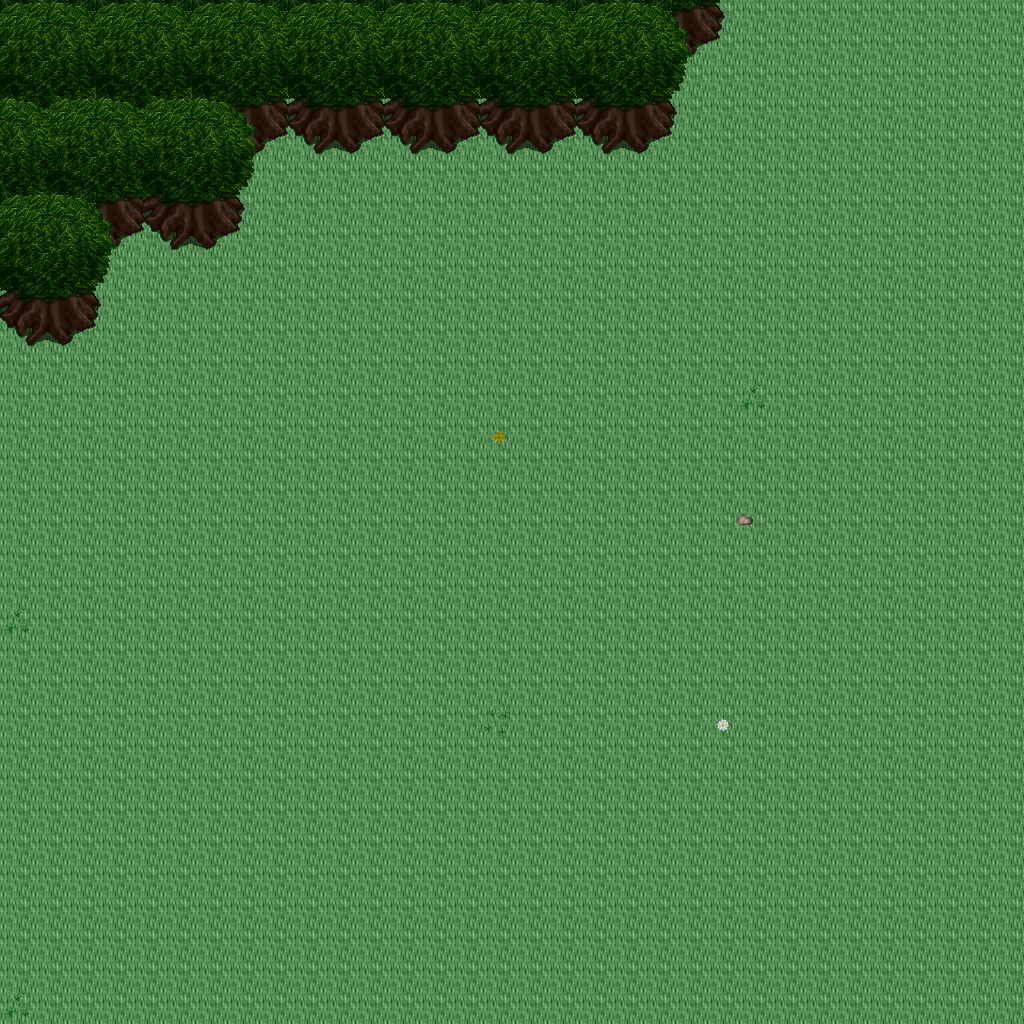

The image is a tile-based game level rendered from a .tmx file. Its description and source (layers, tilesets, objects; grid data summarised) follow:
An orthogonal 32x32 tile map with 32x32 px tiles, 5 tile layers (Ground, Objects, Objects2, Above, ...), 1 hidden layer not drawn, 32 tilesets.

<map version="1.10" tiledversion="1.11.0" orientation="orthogonal" renderorder="right-down" width="32" height="32" tilewidth="32" tileheight="32" infinite="0" nextlayerid="11" nextobjectid="1">
 <tileset firstgid="1" name="ground_ground" tilewidth="32" tileheight="32" tilecount="33" columns="3">
  <image source="../drawable/ground_ground.png" width="96" height="352" />
 </tileset>
 <tileset firstgid="34" name="ground_ground_2" tilewidth="32" tileheight="32" tilecount="4" columns="4">
  <image source="../drawable/ground_ground_2.png" width="128" height="32" />
 </tileset>
 <tileset firstgid="38" name="ground_water_pool" tilewidth="32" tileheight="32" tilecount="72" columns="3">
  <image source="../drawable/ground_water_pool.png" width="96" height="768" />
 </tileset>
 <tileset firstgid="110" name="ground_ridge_earth_dark" tilewidth="32" tileheight="32" tilecount="96" columns="12">
  <image source="../drawable/ground_ridge_earth_dark.png" width="384" height="256" />
 </tileset>
 <tileset firstgid="206" name="plant_grasses" tilewidth="32" tileheight="32" tilecount="6" columns="3">
  <image source="../drawable/plant_grasses.png" width="96" height="64" />
 </tileset>
 <tileset firstgid="212" name="ground_rock_pebbles" tilewidth="32" tileheight="32" tilecount="3" columns="1">
  <image source="../drawable/ground_rock_pebbles.png" width="32" height="96" />
 </tileset>
 <tileset firstgid="215" name="plant_flower_daisy_yellow" tilewidth="32" tileheight="32" tilecount="8" columns="2">
  <image source="../drawable/plant_flower_daisy_yellow.png" width="64" height="128" />
 </tileset>
 <tileset firstgid="223" name="plant_flower_daisy_white" tilewidth="32" tileheight="32" tilecount="8" columns="2">
  <image source="../drawable/plant_flower_daisy_white.png" width="64" height="128" />
 </tileset>
 <tileset firstgid="231" name="ground_grass_edges" tilewidth="32" tileheight="32" tilecount="36" columns="12">
  <image source="../drawable/ground_grass_edges.png" width="384" height="96" />
 </tileset>
 <tileset firstgid="267" name="ground_earth_edges" tilewidth="32" tileheight="32" tilecount="18" columns="6">
  <image source="../drawable/ground_earth_edges.png" width="192" height="96" />
 </tileset>
 <tileset firstgid="285" name="ground_grass_corners" tilewidth="32" tileheight="32" tilecount="24" columns="6">
  <image source="../drawable/ground_grass_corners.png" width="192" height="128" />
 </tileset>
 <tileset firstgid="309" name="ground_square_paving" tilewidth="32" tileheight="32" tilecount="1" columns="1">
  <image source="../drawable/ground_square_paving.png" width="32" height="32" />
 </tileset>
 <tileset firstgid="310" name="plant_flower_daisy_red" tilewidth="32" tileheight="32" tilecount="8" columns="2">
  <image source="../drawable/plant_flower_daisy_red.png" width="64" height="128" />
 </tileset>
 <tileset firstgid="318" name="plant_flower_daisy_blue" tilewidth="32" tileheight="32" tilecount="8" columns="2">
  <image source="../drawable/plant_flower_daisy_blue.png" width="64" height="128" />
 </tileset>
 <tileset firstgid="326" name="plant_tree_tree_darkgreen" tilewidth="32" tileheight="32" tilecount="88" columns="8">
  <image source="../drawable/plant_tree_tree_darkgreen.png" width="256" height="352" />
 </tileset>
 <tileset firstgid="414" name="object_well" tilewidth="32" tileheight="32" tilecount="4" columns="2">
  <image source="../drawable/object_well.png" width="64" height="64" />
 </tileset>
 <tileset firstgid="418" name="plant_bush_bushes" tilewidth="32" tileheight="32" tilecount="10" columns="5">
  <image source="../drawable/plant_bush_bushes.png" width="160" height="64" />
 </tileset>
 <tileset firstgid="428" name="ground_eye" tilewidth="32" tileheight="32" tilecount="9" columns="3">
  <image source="../drawable/ground_eye.png" width="96" height="96" />
 </tileset>
 <tileset firstgid="437" name="plant_stump_rectangular" tilewidth="32" tileheight="32" tilecount="4" columns="2">
  <image source="../drawable/plant_stump_rectangular.png" width="64" height="64" />
 </tileset>
 <tileset firstgid="441" name="item_gothic_large_gravestone" tilewidth="32" tileheight="32" tilecount="9" columns="3">
  <image source="../drawable/item_gothic_large_gravestone.png" width="96" height="96" />
 </tileset>
 <tileset firstgid="450" name="logic_collision" tilewidth="32" tileheight="32" tilecount="1" columns="1">
  <image source="../drawable/logic_collision.png" width="32" height="32" />
 </tileset>
 <tileset firstgid="451" name="logic_item_herb" tilewidth="32" tileheight="32" tilecount="5" columns="5">
  <image source="../drawable/logic_item_herb.png" width="160" height="32" />
 </tileset>
 <tileset firstgid="456" name="ground_rock_rubble" tilewidth="32" tileheight="32" tilecount="9" columns="3">
  <image source="../drawable/ground_rock_rubble.png" width="96" height="96" />
 </tileset>
 <tileset firstgid="465" name="ground_rock_rocks_3" tilewidth="32" tileheight="32" tilecount="16" columns="4">
  <image source="../drawable/ground_rock_rocks_3.png" width="128" height="128" />
 </tileset>
 <tileset firstgid="481" name="ground_rock_large_boulder" tilewidth="32" tileheight="32" tilecount="9" columns="3">
  <image source="../drawable/ground_rock_large_boulder.png" width="96" height="96" />
 </tileset>
 <tileset firstgid="490" name="ground_rock_large_pebble" tilewidth="32" tileheight="32" tilecount="2" columns="2">
  <image source="../drawable/ground_rock_large_pebble.png" width="64" height="32" />
 </tileset>
 <tileset firstgid="492" name="ground_rock_rocks_2" tilewidth="32" tileheight="32" tilecount="4" columns="2">
  <image source="../drawable/ground_rock_rocks_2.png" width="64" height="64" />
 </tileset>
 <tileset firstgid="496" name="ground_green_paving" tilewidth="32" tileheight="32" tilecount="18" columns="3">
  <image source="../drawable/ground_green_paving.png" width="96" height="192" />
 </tileset>
 <tileset firstgid="514" name="logic_protection" tilewidth="32" tileheight="32" tilecount="2" columns="2">
  <image source="../drawable/logic_protection.png" width="64" height="32" />
 </tileset>
 <tileset firstgid="516" name="building_castle" tilewidth="32" tileheight="32" tilecount="320" columns="20">
  <image source="../drawable/building_castle.png" width="640" height="512" />
 </tileset>
 <tileset firstgid="836" name="logic_creature_ogre" tilewidth="32" tileheight="32" tilecount="4" columns="4">
  <image source="../drawable/logic_creature_ogre.png" width="128" height="32" />
 </tileset>
 <tileset firstgid="840" name="logic_creature_troll" tilewidth="32" tileheight="32" tilecount="4" columns="4">
  <image source="../drawable/logic_creature_troll.png" width="128" height="32" />
 </tileset>
 <layer id="1" name="Ground" width="32" height="32">
  <data>[1024 cells, 1024 non-empty, 1 distinct tile ids]</data>
 </layer>
 <layer id="2" name="Objects" width="32" height="32">
  <data>[1024 cells, 7 non-empty, 5 distinct tile ids]</data>
 </layer>
 <layer id="3" name="Objects2" width="32" height="32">
  <data>[1024 cells, 50 non-empty, 15 distinct tile ids]</data>
 </layer>
 <layer id="4" name="Above" width="32" height="32">
  <data>[1024 cells, 102 non-empty, 24 distinct tile ids]</data>
 </layer>
 <layer id="5" name="Above2" width="32" height="32">
  <data>[1024 cells, 0 non-empty, 0 distinct tile ids]</data>
 </layer>
 <layer id="6" name="Walkable" width="32" height="32" visible="0">
  <data>[1024 cells, 137 non-empty, 1 distinct tile ids]</data>
 </layer>
 <objectgroup id="7" name="Mapevents" />
 <objectgroup id="8" name="Spawn" />
 <objectgroup id="9" name="Keys" />
 <objectgroup id="10" name="Replace" />
</map>
